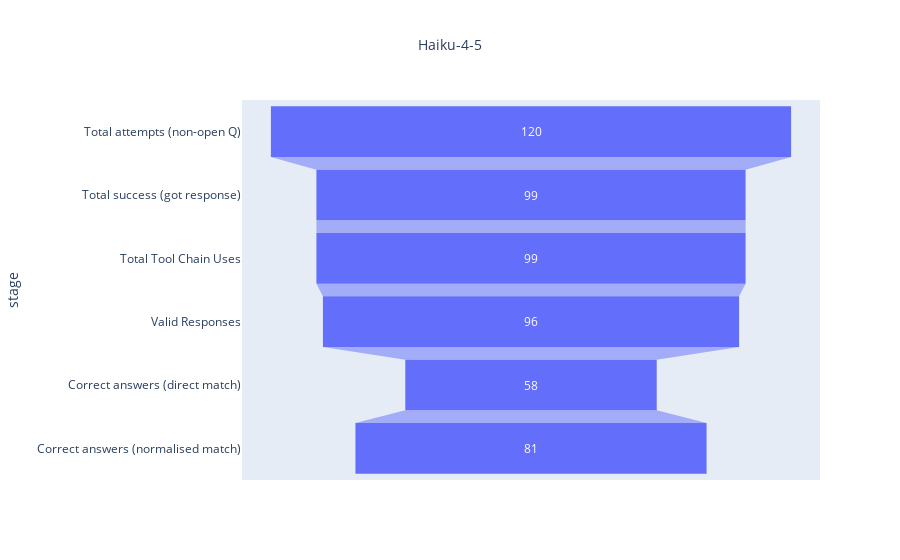

Write notebook code for a chart like this one.
### Code cell
data = dict(
    number=[total_non_open, non_open_success, 
            non_open_tool_chains, non_open_suc_valid, 
            non_open_correct_raw, non_open_correct_norm
            ],
    stage=["Total attempts (non-open Q)", "Total success (got response)", 
           "Total Tool Chain Uses", "Valid Responses",
           "Correct answers (direct match)", "Correct answers (normalised match)"
           ])

# color_discrete_map={
#         "Total attempts": "#636EFA",
#         "Total success (got response)": "#00CC96",
#         "Total Tool Chain Uses": "#AB63FA",
#         "Valid Responses (or open questions)": "#FFA15A"
#     }

fig = px.funnel(data, x='number', y='stage', title=model.title(), 
                #color="stage", 
                #color_discrete_map=color_discrete_map
                )
fig.update_layout(title_font_size=14, title_x=0.5)  # optional tweaks
fig.write_image(f"results/{model}_results_funnel.png")
fig.show()

### Figure 1 — Plotly figure (JSON) as saved in the notebook; plotly's stock layout.template omitted (floating-point values rounded to 4 significant figures)
{"data": [{"hovertemplate": "number=%{x}<br>stage=%{y}<extra></extra>", "legendgroup": "", "marker": {"color": "#636efa"}, "name": "", "orientation": "h", "showlegend": false, "type": "funnel", "x": [120, 99, 99, 96, 58, 81], "xaxis": "x", "y": ["Total attempts (non-open Q)", "Total success (got response)", "Total Tool Chain Uses", "Valid Responses", "Correct answers (direct match)", "Correct answers (normalised match)"], "yaxis": "y"}], "layout": {"legend": {"tracegroupgap": 0}, "title": {"font": {"size": 14}, "text": "Haiku-4-5", "x": 0.5}, "xaxis": {"anchor": "y", "domain": [0, 1], "title": {"text": "number"}}, "yaxis": {"anchor": "x", "domain": [0, 1], "title": {"text": "stage"}}}}
